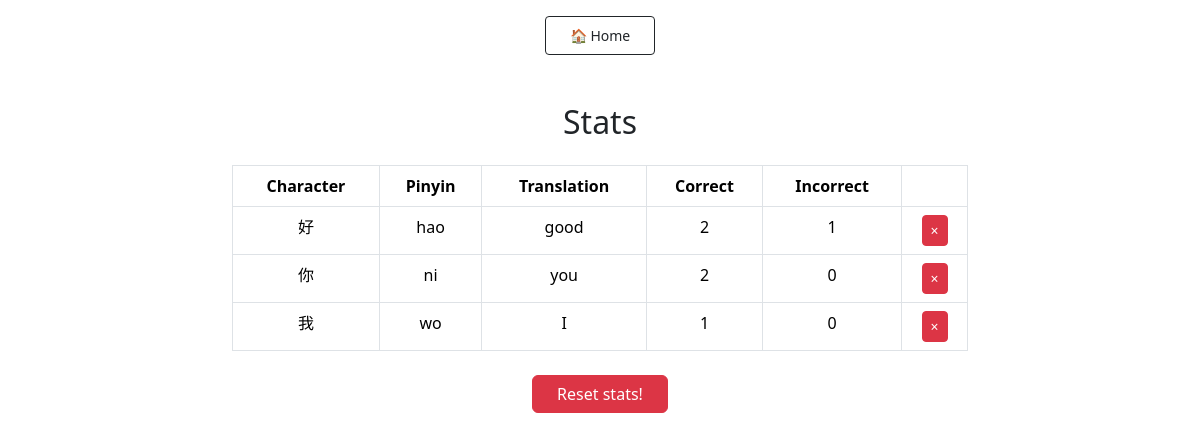
Page /stats/ on the earlier database version.
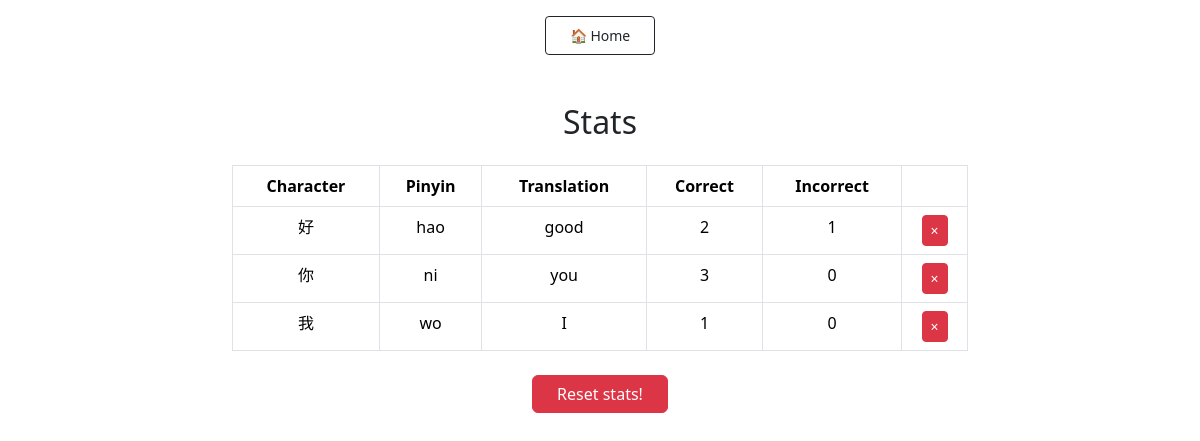
Same page on the later database version.
### chinese/models.py (models this page shows, shortened)
class Character(models.Model):
    character = models.CharField(max_length=100)
    pinyin = models.CharField(max_length=100)
    translation = models.CharField(max_length=100)
    correct_count = models.PositiveIntegerField(default=0)
    incorrect_count = models.PositiveIntegerField(default=0)

### chinese/views.py (the view, shortened to what this page needs)
# urls.py: path('stats/', views.stats, name='stats'),
def stats(request):
    characters = Character.objects.all()
    return render(request, 'chinese/stats.html', {'characters': characters})

### chinese/templates/chinese/stats.html (shortened to what this page needs)
{% extends 'chinese/base.html' %}
{% block content %}
<div class="container mt-5">
    <h2 class="text-center mb-4">Stats</h2>
    <div class="row justify-content-center">
        <div class="col-md-8">
            <table class="table table-bordered text-center">
                <thead class="thead-light">
                    <tr>
                        <th>Character</th>
                        <th>Pinyin</th>
                        <th>Translation</th>
                        <th>Correct</th>
                        <th>Incorrect</th>
                        <th></th>
                    </tr>
                </thead>
                <tbody>
                    {% for character in characters %}
                        <tr>
                            <td>{{ character.character }}</td>
                            <td>{{ character.pinyin }}</td>
                            <td>{{ character.translation }}</td>
                            <td>{{ character.correct_count }}</td>
                            <td>{{ character.incorrect_count }}</td>
                            <td>
                                <form method="post" style="display:inline;">
                                    <button type="submit" class="btn btn-sm btn-danger" title="">×</button>
                                </form>
                            </td>
                        </tr>
                    {% endfor %}
                </tbody>
            </table>
            <form method="post" class="text-center mt-4">
                <button type="submit" name="reset" class="btn btn-danger px-4">
                    Reset stats!
                </button>
            </form>
        </div>
    </div>
</div>
{% endblock %}

Differences in the rows shown:
changed Character "ni": correct_count "2" → "3"
